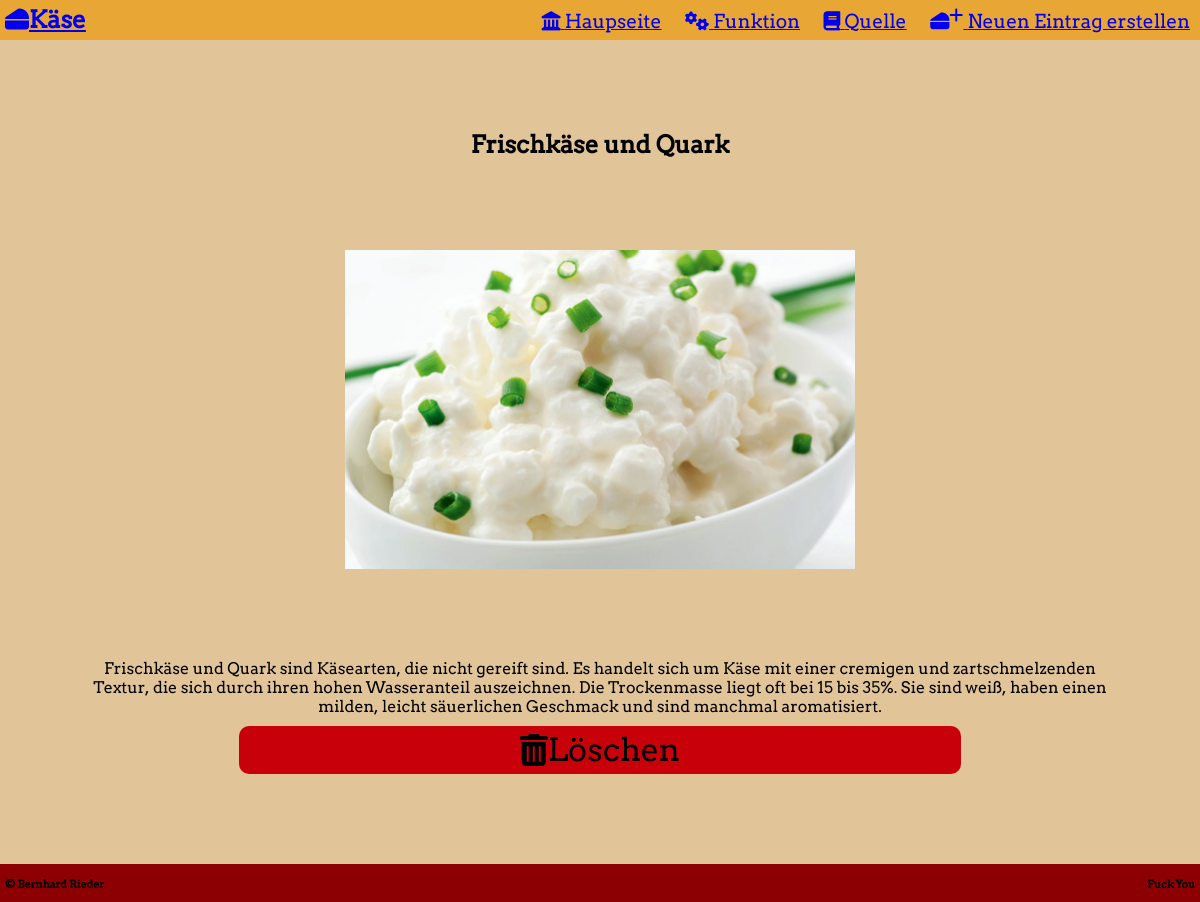
The page /card.php?CardID=1 on the database its author committed.
### tables this page shows
CREATE TABLE `eintraege` (
  `CardID` int(11) NOT NULL,
  `Titel` varchar(40) NOT NULL,
  `imageLink` varchar(40) NOT NULL,
  `Text` text NOT NULL
);

### controler.php (called while the page is built, shortened)
<?php
class kaese
{
    function __construct($CardID, $Titel, $imageLink, $Text)
    {
        $this->CardID = $CardID;
        $this->Titel = $Titel;
        $this->imageLink = $imageLink;
        $this->Text = $Text;
    }
}
class DataCtrl
{
    private $servername = "localhost";
    private $username = "root";
    private $password = "";
    private $dbName = "medkasprojekt";
    private $port = 3306;
    private $connection = null;
    private function connect()
    {
        $this->connection = new mysqli($this->servername, $this->username, $this->password, $this->dbName, $this->port);
    }
    public function GetKas($index)
    {
        $SQL = "SELECT * FROM eintraege WHERE CardID=" . $index;
        $result = $this->connection->query($SQL);
        if ($result->num_rows == 1) {
            while ($row = $result->fetch_assoc()) {
                $kas = new kaese($row["CardID"], $row["Titel"], $row["imageLink"], $row["Text"]);
                return $kas;
            }
        } else {
            return null;
        }
    }
}

### card.php (the view, shortened to what this page needs)
<!DOCTYPE html>
<html lang="en">
<head>
    <link rel="stylesheet" href="./css/style.css">
    <link rel="stylesheet" href="./css/menuestyle.css">
    <link rel="stylesheet" href="./css/bigcardstyle.css">
</head>
<body>
    <nav id="nav">
        <div class="menu">
            <h1><a href="index.php"><i class="fas fa-cheese"></i>Käse</a></h1>
            <div class="menuitemsdesktop">
                <a class="menuboxdesktop" href="./index.php"><i class="fas fa-landmark"></i> Haupseite</a>
                <a class="menuboxdesktop" href="./funktion.php"><i class="fas fa-cogs"></i> Funktion</a>
                <a class="menuboxdesktop" href="./quellen.php"><i class="fas fa-book"></i> Quelle</a>
                <a class="menuboxdesktop" href="./editieren.php"><i class="fas fa-cheese"></i><sup><i class="fas fa-plus"></i></sup> Neuen Eintrag erstellen</a>
            </div>
        </div>
    </nav>
    <section>
        <?php
        include "./controler.php";
        $Database = new DataCtrl();
        if (isset($_GET['CardID'])) {
            $kaese = $Database->GetKas($_GET['CardID']);
            if (!is_null($kaese)) {
                echo '<h1><b>' . $kaese->Titel . '</b></h1>';
                echo '<img src="./img/eintraege/' . $kaese->imageLink . '" alt="Bild von ' . $kaese->Titel . '" class="cardimage">';
                echo '<p>' . $kaese->Text . '</p>';
                echo '
                    <form action="./editieren.php" autocomplete="off" method="GET">
                    <button type="submit" name="delete" id="delete" value="' . $kaese->CardID . '"><i class="fas fa-trash-alt"></i>Löschen</button>
                    </form>
                    ';
            } else {
                echo '<h1 style="font-size: xx-large;">WTF</h1>';
            }
        }
        ?>
    </section>
    <footer>
        <h6>© Bernhard Rieder</h6>
        <h6>Fuck You</h6>
    </footer>
</body>
</html>

### css/style.css (style rules this page uses)
* { padding: 0px; margin: 0px; font-family: 'Arvo'; }
body { display: flex; flex-direction: column; }
nav { background-color: #e8a735; }
section { background-color: #c8000A; }
footer { background-color: #8c0004; display: flex; justify-content: space-between; height: 5vh; }
footer h6 { margin-top: auto; margin-bottom: auto; margin-left: 5px; margin-right: 5px; }
section { display: grid; }
@media (min-width: 1200px) { section { grid-template-columns: auto auto auto auto auto; } }

### css/menuestyle.css (style rules this page uses)
.menu { display: flex; justify-content: space-between; align-items: center; }
.menu h1 { padding: 5px; }
.menuboxdesktop { text-align: center; background-color: #e8a735; font-size: larger; padding: 10px; }

### css/bigcardstyle.css (style rules this page uses)
section { display: flex; flex-direction: column; justify-content: center; text-align: center; align-items: center; background-color: #e2c499; padding: 10vmin; }
#delete { cursor: pointer; font-size: xx-large; text-align: center; height: 1.5em; width: 80vmin; border: none; background-color: #c8000A; overflow: hidden; display: flex; justify-content: center; align-items: center; border-radius: 10px 10px 10px 10px; margin-top: 10px; }
@media (min-width: 1200px) { section .cardimage { padding: 10vmin; width: 50%; } }

### rows shown on the page
eintraege: Titel "Frischkäse und Quark", imageLink (picture), Text "Frischkäse und Quark sind Käsearten, die nicht gereift sind. Es handelt sich um Käse mit einer cremigen und zartschmelzenden Textur, die sich durch ihren hohen Wasseranteil auszeichnen. Die Trockenmasse liegt oft bei 15 bis 35%. Sie sind weiß, haben einen milden, leicht säuerlichen Geschmack und sind manchmal aromatisiert."
